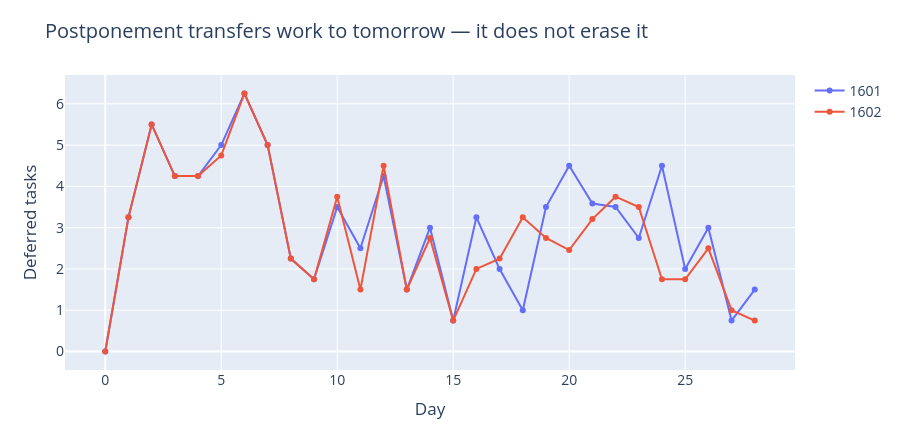

Notebook source saved alongside this figure:
### Code cell
figures.append(screen_plots[3])
screen_plots[3].show()

### Figure 1 — Plotly figure (JSON) as saved in the notebook; plotly's stock layout.template omitted (floating-point values rounded to 4 significant figures)
{"data": [{"hovertemplate": "color=1601<br>day=%{x}<br>deferred_tasks=%{y}<extra></extra>", "legendgroup": "1601", "line": {"color": "#636efa", "dash": "solid"}, "marker": {"symbol": "circle"}, "mode": "lines+markers", "name": "1601", "orientation": "v", "showlegend": true, "type": "scatter", "x": [0, 1, 2, 3, 4, 5, 6, 7, 8, 9, 10, 11, 12, 13, 14, 15, 16, 17, 18, 19, 20, 21, 22, 23, 24, 25, 26, 27, 28], "xaxis": "x", "y": [0.0, 3.25, 5.5, 4.25, 4.25, 5.0, 6.25, 5.0, 2.25, 1.75, 3.5, 2.5, 4.25, 1.5, 3.0, 0.75, 3.25, 2.0, 1.0, 3.5, 4.5, 3.583, 3.5, 2.75, 4.5, 2.0, 3.0, 0.75, 1.5], "yaxis": "y"}, {"hovertemplate": "color=1602<br>day=%{x}<br>deferred_tasks=%{y}<extra></extra>", "legendgroup": "1602", "line": {"color": "#EF553B", "dash": "solid"}, "marker": {"symbol": "circle"}, "mode": "lines+markers", "name": "1602", "orientation": "v", "showlegend": true, "type": "scatter", "x": [0, 1, 2, 3, 4, 5, 6, 7, 8, 9, 10, 11, 12, 13, 14, 15, 16, 17, 18, 19, 20, 21, 22, 23, 24, 25, 26, 27, 28], "xaxis": "x", "y": [0.0, 3.25, 5.5, 4.25, 4.25, 4.75, 6.25, 5.0, 2.25, 1.75, 3.75, 1.5, 4.5, 1.5, 2.75, 0.75, 2.0, 2.25, 3.25, 2.75, 2.458, 3.208, 3.75, 3.5, 1.75, 1.75, 2.5, 1.0, 0.75], "yaxis": "y"}], "layout": {"font": {"size": 14}, "height": 440, "hovermode": "closest", "legend": {"title": {"text": ""}, "tracegroupgap": 0}, "margin": {"b": 70, "l": 65, "r": 40, "t": 75}, "title": {"text": "Postponement transfers work to tomorrow — it does not erase it"}, "xaxis": {"anchor": "y", "domain": [0, 1], "title": {"text": "Day"}}, "yaxis": {"anchor": "x", "domain": [0, 1], "title": {"text": "Deferred tasks"}}}}
